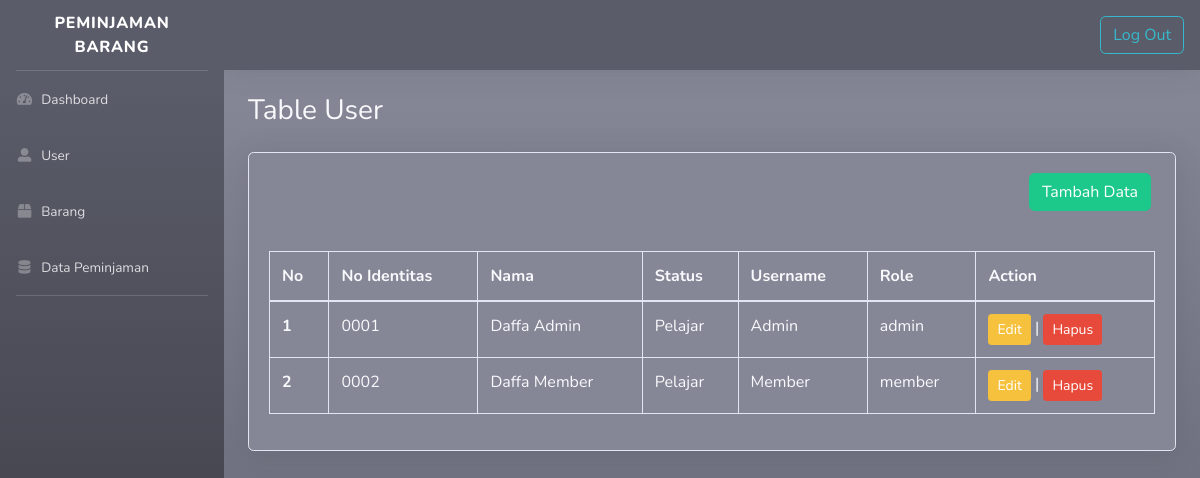
The page /user.php (signed in) on the database its author committed.
### tables this page shows
CREATE TABLE `user` (
  `id` int NOT NULL AUTO_INCREMENT,
  `no_identitas` varchar(50) DEFAULT NULL,
  `nama` varchar(50) NOT NULL,
  `status` varchar(50) NOT NULL,
  `username` varchar(50) NOT NULL,
  `password` varchar(50) NOT NULL,
  `role` varchar(10) NOT NULL,
  PRIMARY KEY (`id`),
  UNIQUE KEY `no_identitas` (`no_identitas`)
);

### database.php (called while the page is built, shortened)
<?php
    $db_host = "localhost";
    $db_user = "root";
    $db_pass = "";
    $db_name = "peminjamanbarang";
    $connect = mysqli_connect($db_host, $db_user, $db_pass, $db_name) or die("Gagal terhubung dengan Database: " . mysqli_error($dbconnect));
    function showdataUser()
    {
        global $connect;
        $hasil=mysqli_query($connect,"SELECT user.id, user.no_identitas, user.nama, user.status, user.username, user.role from user;");
        $rows=[];
        while($row = mysqli_fetch_assoc($hasil))
        {
            $rows[] = $row;
        }
        return $rows;
    }
?>

### user.php (the view, shortened to what this page needs)
<?php
    require_once('database.php');
    $data=showdataUser();
    $nomor=0;
?>
<!DOCTYPE html>
<html lang="en">
<head>
    <link href="resource/vendor/fontawesome-free/css/all.min.css" rel="stylesheet" type="text/css">
    <link href="resource/css/sb-admin-2.min.css" rel="stylesheet">
</head>
<body id="page-top">
    <div id="wrapper">
        <?php
            if($_SESSION['status']!="login"){
                header("location:login.php?msg=belum_login");
            } else{
                include("sidebar.php");
            }
        ?>
        <div id="content-wrapper" class="d-flex flex-column bg-gradient-secondary">
            <div id="content">
                <nav class="navbar navbar-expand navbar-light bg-dark topbar mb-4 static-top shadow">
                    <div class=" container justify-content-end">
                        <a href="logout.php"><button type="button" class="btn btn-outline-info">Log Out</button></a>
                    </div>
                </nav>
                <div class="container-fluid">
<h1 class="h3 mb-4 text-light">Table User</h1>
<div class="card shadow text-light bg-secondary mb-4">
    <div class="card-body">
        <div class="row justify-content-end pr-3">
        <a href="tambah-user.php"><button type="button" class="btn btn-success">Tambah Data</button></a>
        </div>
    </div>
    <div class="card-body">
        <div class="table-responsive">
            <table class="table table-bordered text-light" id="dataTable" width="100%" cellspacing="0">
                <thead>
                    <tr>
                        <th>No</th>
                        <th>No Identitas</th>
                        <th>Nama</th>
                        <th>Status</th>
                        <th>Username</th>
                        <th>Role</th>
                        <th>Action</th>
                    </tr>
                </thead>
                <tbody>
                    <?php foreach($data as $user) : ?>
                    <?php $nomor++; ?>
                    <tr>
                        <th scope="row"><?php echo "$nomor"; ?></th>
                        <td><?php echo "$user[no_identitas]";?></td>
                        <td><?php echo "$user[nama]";?></td>
                        <td><?php echo "$user[status]";?></td>
                        <td><?php echo "$user[username]";?></td>
                        <td><?php echo "$user[role]";?></td>
                        <td>
                            <?php
                                echo "
                                <a href='edit-user.php?id=$user[id]'><button type='button' class='btn btn-warning btn-sm'>Edit</button></a>
                                |
                                <a href='javascript:deleteData(".$user['id'].")'><button type='button' class='btn btn-danger btn-sm'>Hapus</button></a>
                                "
                            ?>
                        </td>
                    </tr>
                    <?php endforeach; ?>
                </tbody>
            </table>
        </div>
    </div>
</div>
</div>
        </div>
    </div>
</body>
</html>

### rows shown on the page
user: no_identitas "0001", nama "Daffa Admin", status "Pelajar", username "Admin", role "admin"
user: no_identitas "0002", nama "Daffa Member", status "Pelajar", username "Member", role "member"
